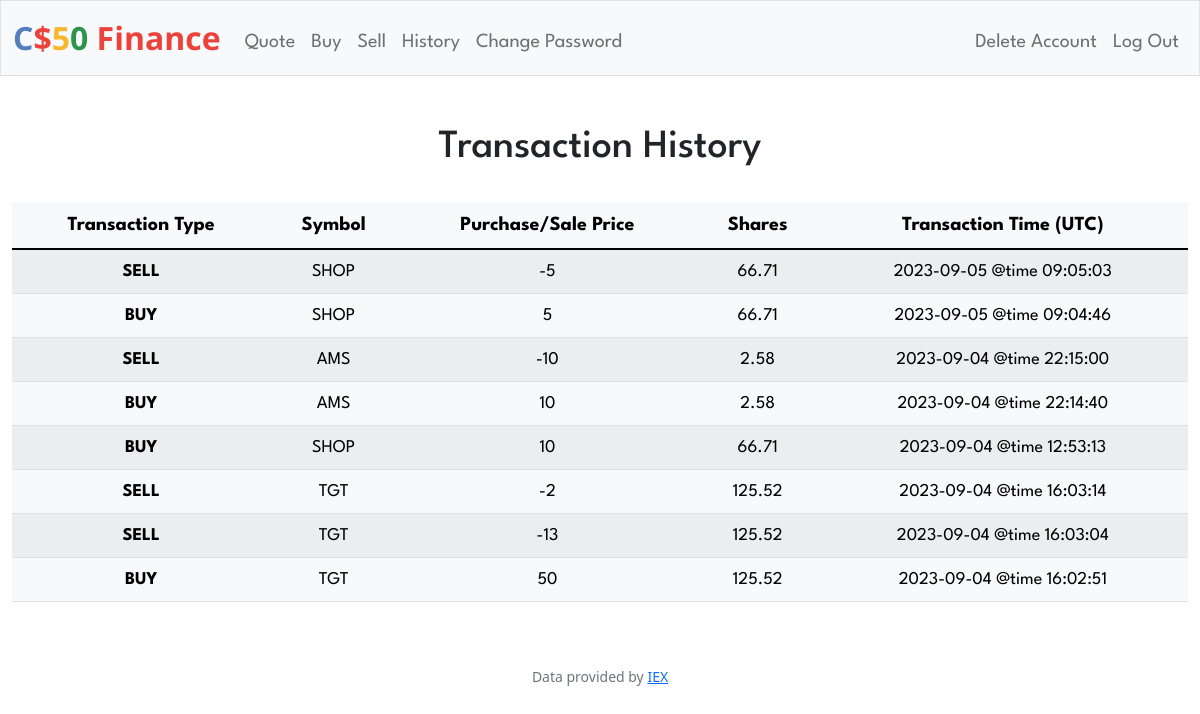
Screenshot of /history (signed in) with the database file from the repository.
### tables this page shows
CREATE TABLE stocks (id INTEGER, user_id NUMERIC NOT NULL, symbol TEXT NOT NULL,             shares NUMERIC NOT NULL, price NUMERIC NOT NULL, timestamp TEXT, PRIMARY KEY(id),             FOREIGN KEY(user_id) REFERENCES users(id));

### app.py (the view)
@app.route("/history")
@login_required
def history():
    user_id = session["user_id"]
    history = db.execute(
        "SELECT symbol, shares, price, timestamp FROM stocks WHERE user_id = ?", user_id
    )
    return render_template("history.html", history=history[::-1])

### app.py (called while the page is built)
@app.after_request
def after_request(response):
    response.headers["Cache-Control"] = "no-cache, no-store, must-revalidate"
    response.headers["Expires"] = 0
    response.headers["Pragma"] = "no-cache"
    return response

### helpers.py (called while the page is built)
def login_required(f):
    @wraps(f)
    def decorated_function(*args, **kwargs):
        if session.get("user_id") is None:
            return redirect("/login")
        return f(*args, **kwargs)
    return decorated_function

### templates/history.html (shortened to what this page needs)
{% extends "layout.html" %}
{% block main %}
    <h3 class="header">Transaction History</h3>
    <div>
        <table style='margin-top: 30px' class="table table-striped table-light">
            <thead>
                <tr class="table-head">
                    <th scope="col">Transaction Type</th>
                    <th scope="col">Symbol</th>
                    <th scope="col"> Purchase/Sale Price </th>
                    <th scope="col"> Shares </th>
                    <th scope="col"> Transaction Time (UTC) </th>
                </tr>
                <tbody>
                    {% for row in history %}
                        <tr>
                            <th scope="row" class="data-row-head">
                                {{ "BUY" if row["shares"] > 0 else "SELL"}}
                            </th>
                            <td class="data-row">{{ row["symbol"] }}</td>
                            <td class="data-row">{{ row["shares"] }}</td>
                            <td class="data-row">{{ row["price"] }}</td>
                            <td class="data-row">{{ row["timestamp"] }}</td>
                        </tr>
                    {% endfor %}
                </tbody>
            </thead>
        </table>
    </div>
{% endblock %}

### static/styles-light.css (style rules this page uses)
.table-head { font-family: 'League Spartan', sans-serif; font-weight: bold; font-size: 20px; }
.header { font-family: 'League Spartan', sans-serif; font-size: 40px; }
.data-row { font-family: 'League Spartan', sans-serif; font-size: 18px; }
.data-row-head { font-family: 'League Spartan', sans-serif; font-size: 18px; font-weight: bold; }

### rows the page displays
stocks: shares "SELL", symbol "SHOP", shares "-5", price "66.71", timestamp "2023-09-05 @time 09:05:03"
stocks: shares "BUY", symbol "SHOP", shares "5", price "66.71", timestamp "2023-09-05 @time 09:04:46"
stocks: shares "SELL", symbol "AMS", shares "-10", price "2.58", timestamp "2023-09-04 @time 22:15:00"
stocks: shares "BUY", symbol "AMS", shares "10", price "2.58", timestamp "2023-09-04 @time 22:14:40"
stocks: shares "BUY", symbol "SHOP", shares "10", price "66.71", timestamp "2023-09-04 @time 12:53:13"
stocks: shares "SELL", symbol "TGT", shares "-2", price "125.52", timestamp "2023-09-04 @time 16:03:14"
stocks: shares "SELL", symbol "TGT", shares "-13", price "125.52", timestamp "2023-09-04 @time 16:03:04"
stocks: shares "BUY", symbol "TGT", shares "50", price "125.52", timestamp "2023-09-04 @time 16:02:51"
